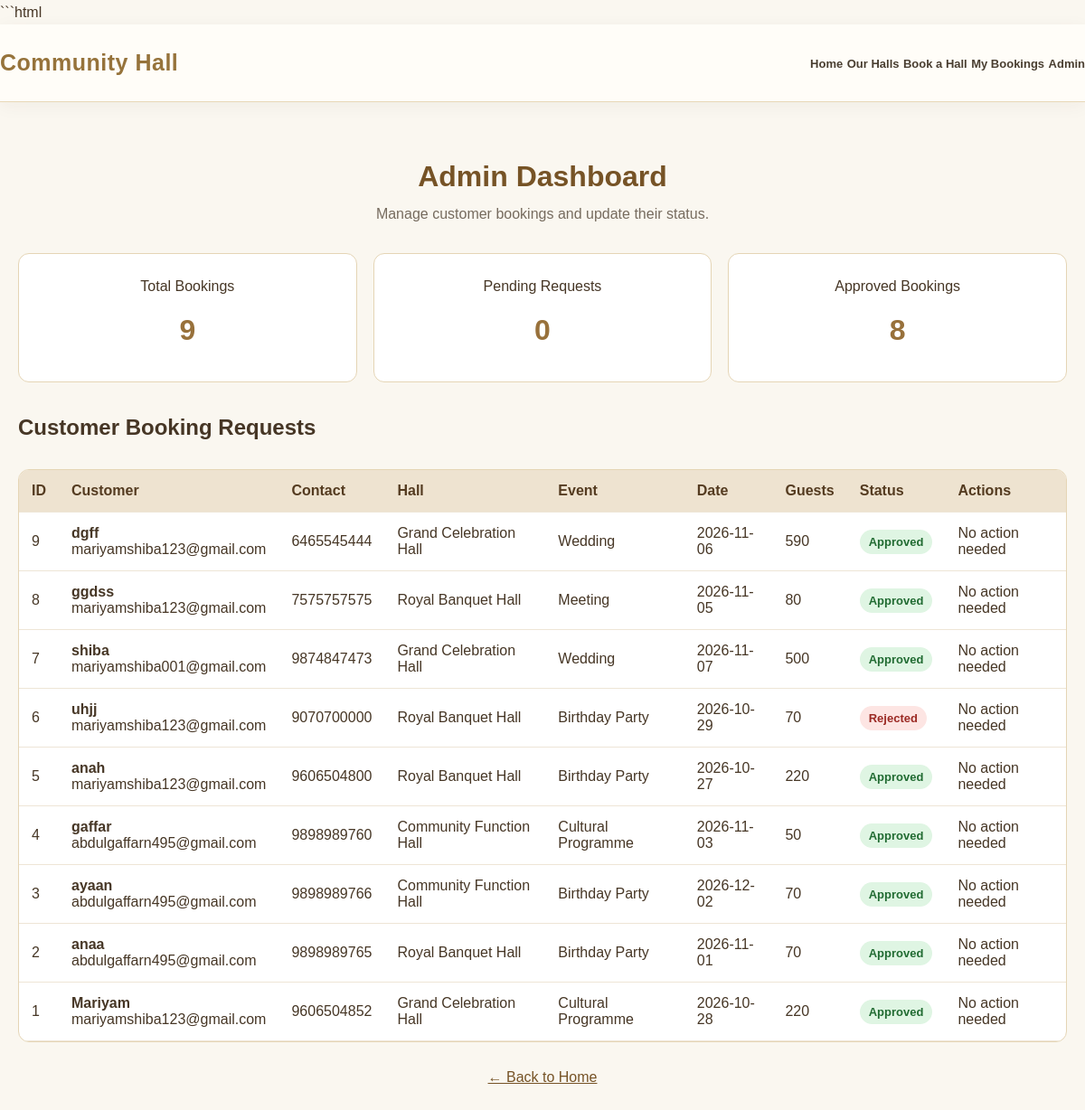
/admin (signed in), run on the app's committed database.
### tables this page shows
CREATE TABLE bookings (
            id INTEGER PRIMARY KEY AUTOINCREMENT,
            customer_name TEXT NOT NULL,
            email TEXT NOT NULL,
            phone TEXT NOT NULL,
            hall TEXT NOT NULL,
            event_type TEXT NOT NULL,
            event_date TEXT NOT NULL,
            guests INTEGER NOT NULL,
            message TEXT,
            status TEXT NOT NULL DEFAULT 'Pending',
            created_at TIMESTAMP DEFAULT CURRENT_TIMESTAMP
        );

### app.py (the view, shortened to what this page needs)
@app.route("/admin", methods=["GET", "POST"])
@admin_required
def admin():
    connection = get_db_connection()
    try:
        bookings_list = connection.execute("""
            SELECT *
            FROM bookings
            ORDER BY created_at DESC
        """).fetchall()
        total = len(bookings_list)
        pending = sum(
            booking["status"] == "Pending"
            for booking in bookings_list
        )
        approved = sum(
            booking["status"] == "Approved"
            for booking in bookings_list
        )
    finally:
        connection.close()
    return render_template(
        "admin.html",
        bookings=bookings_list,
        total=total,
        pending=pending,
        approved=approved
    )
    import os

### app.py (called while the page is built)
def get_db_connection():
    connection = sqlite3.connect(DATABASE)
    connection.row_factory = sqlite3.Row
    return connection

def admin_required(function):
    @wraps(function)
    def decorated_function(*args, **kwargs):
        if not session.get("admin_logged_in"):
            flash(
                "Please log in to access the admin dashboard.",
                "error"
            )
            return redirect(url_for("admin_login"))
        return function(*args, **kwargs)
    return decorated_function

### templates/admin.html (shortened to what this page needs)
<!DOCTYPE html>
<html lang="en">
<head>
    <link rel="stylesheet" href="{{ url_for('static', filename='style.css') }}">
</head>
<body>
<header class="site-header">
    <nav class="navbar">
        <a href="/" class="logo">Community Hall</a>
        <div class="nav-links">
            <a href="/">Home</a>
            <a href="/halls">Our Halls</a>
            <a href="/booking">Book a Hall</a>
            <a href="/my-bookings">My Bookings</a>
            <a href="/admin">Admin</a>
        </div>
    </nav>
</header>
<main class="admin-container">
    <h1>Admin Dashboard</h1>
    <p class="subtitle">Manage customer bookings and update their status.</p>
    <section class="stats">
        <div class="stat-card">
            <p>Total Bookings</p>
            <h2>{{ total }}</h2>
        </div>
        <div class="stat-card">
            <p>Pending Requests</p>
            <h2>{{ pending }}</h2>
        </div>
        <div class="stat-card">
            <p>Approved Bookings</p>
            <h2>{{ approved }}</h2>
        </div>
    </section>
    <h2>Customer Booking Requests</h2>
    {% if bookings %}
        <div class="table-container">
            <table>
                <thead>
                    <tr>
                        <th>ID</th>
                        <th>Customer</th>
                        <th>Contact</th>
                        <th>Hall</th>
                        <th>Event</th>
                        <th>Date</th>
                        <th>Guests</th>
                        <th>Status</th>
                        <th>Actions</th>
                    </tr>
                </thead>
                <tbody>
                    {% for booking in bookings %}
                    <tr>
                        <td>{{ booking.id }}</td>
                        <td>
                            <strong>{{ booking.customer_name }}</strong><br>
                            {{ booking.email }}
                        </td>
                        <td>{{ booking.phone }}</td>
                        <td>{{ booking.hall }}</td>
                        <td>{{ booking.event_type }}</td>
                        <td>{{ booking.event_date }}</td>
                        <td>{{ booking.guests }}</td>
                        <td>
                            <span class="status {{ booking.status }}">
                                {{ booking.status }}
                            </span>
                        </td>
                        <td>
                            {% if booking.status == 'Pending' %}
                            <form class="action-form" method="POST"
                                  action="{{ url_for('admin') }}">
                                <input type="hidden" name="booking_id"
                                       value="{{ booking.id }}">
                                <button class="approve-btn" type="submit"
                                        name="action" value="Approved">
                                    Approve
                                </button>
                                <button class="reject-btn" type="submit"
                                        name="action" value="Rejected">
                                    Reject
                                </button>
                            </form>
                            {% else %}
                                No action needed
                            {% endif %}
                        </td>
                    </tr>
                    {% endfor %}
                </tbody>
            </table>
        </div>
    {% else %}
        <div class="empty-message">
            <h2>No Booking Requests Yet</h2>
            <p>Customer booking requests will appear here.</p>
        </div>
    {% endif %}
    <a class="back-link" href="/">← Back to Home</a>
</main>
</body>
</html>

### static/style.css (style rules this page uses)
* { margin: 0; padding: 0; box-sizing: border-box; }
html { scroll-behavior: smooth; }
body { font-family: "Georgia", "Times New Roman", serif; color: #3d3328; background: #fcf9f3; line-height: 1.7; }
header { background: #fffdf8; border-bottom: 1px solid #e8d8b7; box-shadow: 0 4px 18px rgba(70, 48, 20, 0.05); position: sticky; top: 0; z-index: 100; }
.navbar { min-height: 85px; display: flex; justify-content: space-between; align-items: center; gap: 20px; }
.logo { color: #96733b; font-size: 25px; font-weight: bold; letter-spacing: 0.5px; }
nav { display: flex; align-items: center; gap: 25px; flex-wrap: wrap; }
nav a { color: #493e31; text-decoration: none; font-family: Arial, sans-serif; font-size: 13px; font-weight: 600; transition: color 0.3s; }

### templates/admin.html (style rules this page uses)
body { background: #faf7f0; color: #463625; font-family: Arial, sans-serif; }
.admin-container { max-width: 1200px; margin: 35px auto; padding: 20px; }
h1 { text-align: center; color: #765326; }
.subtitle { text-align: center; color: #766b5e; margin-bottom: 30px; }
.stats { display: grid; grid-template-columns: repeat(3, 1fr); gap: 18px; margin-bottom: 30px; }
.stat-card { background: white; padding: 22px; border: 1px solid #e5d5b5; border-radius: 12px; text-align: center; }
.stat-card h2 { font-size: 32px; margin: 8px 0; color: #98713b; }
.table-container { background: white; border: 1px solid #e5d5b5; border-radius: 12px; overflow-x: auto; margin-top: 25px; }
table { width: 100%; border-collapse: collapse; min-width: 850px; }
th, td { padding: 14px; text-align: left; border-bottom: 1px solid #eee5d6; }
th { background: #eee3d0; color: #543b20; }
.status { display: inline-block; padding: 6px 10px; border-radius: 20px; font-weight: bold; font-size: 13px; }
.Approved { background: #dff5e3; color: #216b32; }
.Rejected { background: #fde5e3; color: #9b2923; }
.back-link { display: block; text-align: center; margin-top: 25px; color: #765326; }

### data on the page
bookings: id "9", customer_name "dgff", email "mariyamshiba123@gmail.com", phone "6465545444", hall "Grand Celebration Hall", event_type "Wedding", event_date "2026-11-06", guests "590", status "Approved", shows "No action needed"
bookings: id "8", customer_name "ggdss", email "mariyamshiba123@gmail.com", phone "7575757575", hall "Royal Banquet Hall", event_type "Meeting", event_date "2026-11-05", guests "80", status "Approved", shows "No action needed"
bookings: id "7", customer_name "shiba", email "mariyamshiba001@gmail.com", phone "9874847473", hall "Grand Celebration Hall", event_type "Wedding", event_date "2026-11-07", guests "500", status "Approved", shows "No action needed"
bookings: id "6", customer_name "uhjj", email "mariyamshiba123@gmail.com", phone "9070700000", hall "Royal Banquet Hall", event_type "Birthday Party", event_date "2026-10-29", guests "70", status "Rejected", shows "No action needed"
bookings: id "5", customer_name "anah", email "mariyamshiba123@gmail.com", phone "9606504800", hall "Royal Banquet Hall", event_type "Birthday Party", event_date "2026-10-27", guests "220", status "Approved", shows "No action needed"
bookings: id "4", customer_name "gaffar", email "abdulgaffarn495@gmail.com", phone "9898989760", hall "Community Function Hall", event_type "Cultural Programme", event_date "2026-11-03", guests "50", status "Approved", shows "No action needed"
bookings: id "3", customer_name "ayaan", email "abdulgaffarn495@gmail.com", phone "9898989766", hall "Community Function Hall", event_type "Birthday Party", event_date "2026-12-02", guests "70", status "Approved", shows "No action needed"
bookings: id "2", customer_name "anaa", email "abdulgaffarn495@gmail.com", phone "9898989765", hall "Royal Banquet Hall", event_type "Birthday Party", event_date "2026-11-01", guests "70", status "Approved", shows "No action needed"
bookings: id "1", customer_name "Mariyam", email "mariyamshiba123@gmail.com", phone "9606504852", hall "Grand Celebration Hall", event_type "Cultural Programme", event_date "2026-10-28", guests "220", status "Approved", shows "No action needed"

### other printed values
{{ total }} "9"
{{ pending }} "0"
{{ approved }} "8"
